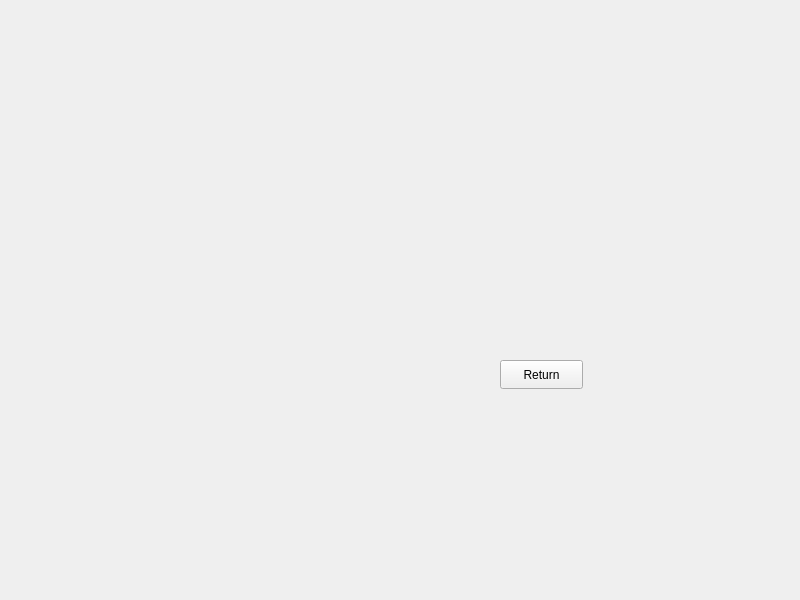
<?xml version="1.0" encoding="UTF-8"?>
<ui version="4.0">
 <class>Task3</class>
 <widget class="QWidget" name="Task3">
  <property name="geometry">
   <rect>
    <x>0</x>
    <y>0</y>
    <width>800</width>
    <height>600</height>
   </rect>
  </property>
  <property name="windowTitle">
   <string>Form</string>
  </property>
  <widget class="QPushButton" name="task3_return">
   <property name="geometry">
    <rect>
     <x>500</x>
     <y>360</y>
     <width>83</width>
     <height>29</height>
    </rect>
   </property>
   <property name="text">
    <string>Return</string>
   </property>
  </widget>
 </widget>
 <resources/>
 <connections/>
</ui>
